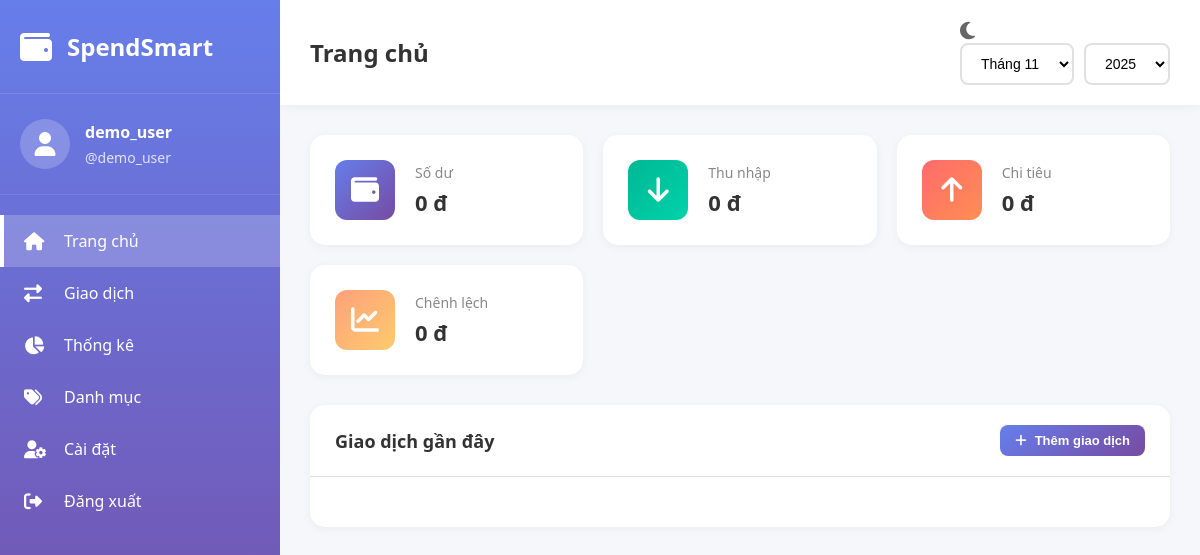
Page / (signed in) on the earlier database version.
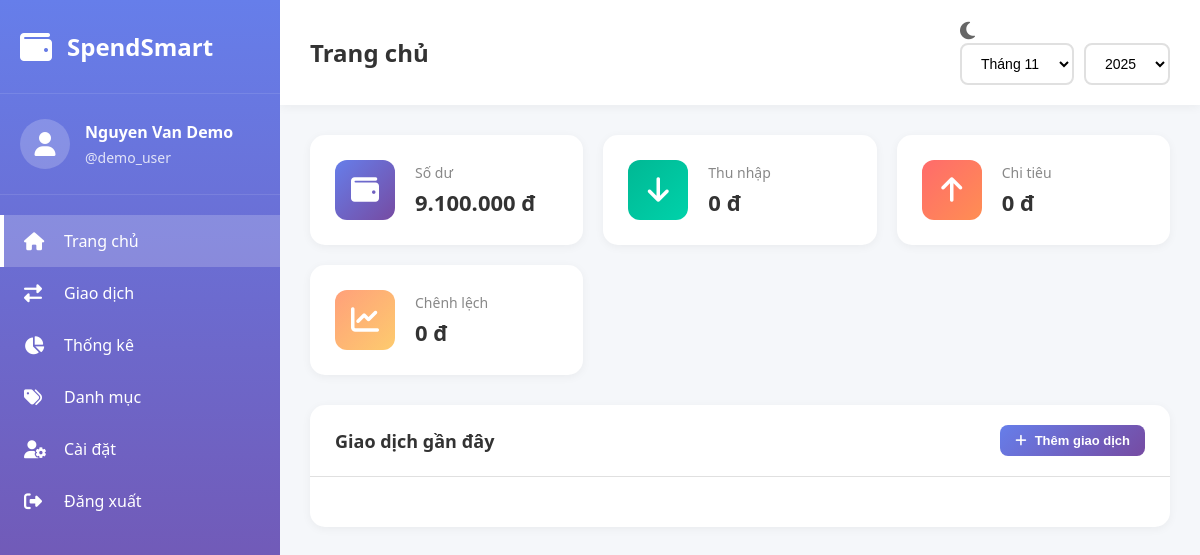
Same page on the later database version.
### tables this page shows
CREATE TABLE IF NOT EXISTS users (
    id INT AUTO_INCREMENT PRIMARY KEY,
    username VARCHAR(50) UNIQUE NOT NULL,
    email VARCHAR(100) UNIQUE NOT NULL,
    password VARCHAR(255) NOT NULL,
    full_name VARCHAR(100),
    phone VARCHAR(20),
    avatar VARCHAR(255),
    balance DECIMAL(15,2) DEFAULT 0,
    language VARCHAR(10) DEFAULT 'vi',
    created_at TIMESTAMP DEFAULT CURRENT_TIMESTAMP,
    updated_at TIMESTAMP DEFAULT CURRENT_TIMESTAMP ON UPDATE CURRENT_TIMESTAMP
);

### config.php (called while the page is built, shortened)
<?php
function getCurrentUserId() {
    return $_SESSION['user_id'] ?? null;
}
function formatMoney($amount) {
    return number_format($amount, 0, ',', '.');
}
?>

### index.php (the view, shortened to what this page needs)
<?php
require_once 'config.php';
$user_id = getCurrentUserId();
$stmt = $conn->prepare("SELECT username, full_name, balance FROM users WHERE id = ?");
$stmt->bind_param("i", $user_id);
$stmt->execute();
$user = $stmt->get_result()->fetch_assoc();
?>
<!DOCTYPE html>
<html lang="vi">
<head>
    <link rel="stylesheet" href="https://cdnjs.cloudflare.com/ajax/libs/font-awesome/6.4.0/css/all.min.css">
    <link rel="stylesheet" href="css/style.css">
</head>
<body>
    <div class="sidebar">
        <div class="sidebar-header">
            <i class="fas fa-wallet"></i>
            <h2>SpendSmart</h2>
        </div>
        <div class="user-info">
            <div class="avatar">
                <i class="fas fa-user"></i>
            </div>
            <div class="user-details">
                <h3><?php echo htmlspecialchars($user['full_name'] ?? $user['username']); ?></h3>
                <p>@<?php echo htmlspecialchars($user['username']); ?></p>
            </div>
        </div>
        <nav class="sidebar-menu">
            <a href="#" class="menu-item active" data-page="dashboard">
                <i class="fas fa-home"></i>
                <span>Trang chủ</span>
            </a>
            <a href="#" class="menu-item" data-page="transactions">
                <i class="fas fa-exchange-alt"></i>
                <span>Giao dịch</span>
            </a>
            <a href="#" class="menu-item" data-page="statistics">
                <i class="fas fa-chart-pie"></i>
                <span>Thống kê</span>
            </a>
            <a href="#" class="menu-item" data-page="categories">
                <i class="fas fa-tags"></i>
                <span>Danh mục</span>
            </a>
            <a href="#" class="menu-item" data-page="profile">
                <i class="fas fa-user-cog"></i>
                <span>Cài đặt</span>
            </a>
            <a href="#" class="menu-item" id="logoutBtn">
                <i class="fas fa-sign-out-alt"></i>
                <span>Đăng xuất</span>
            </a>
        </nav>
    </div>
    <div class="main-content">
        <div class="topbar">
            <div class="topbar-left">
                <h1 id="pageTitle">Trang chủ</h1>
            </div>
            <div class="topbar-right">
                <div class="date-filter">
                    <select id="monthFilter">
                        <?php for($m=1; $m<=12; $m++): ?>
                        <option value="<?php echo $m; ?>" <?php echo ($m == date('n')) ? 'selected' : ''; ?>>
                            Tháng <?php echo $m; ?>
                        </option>
                        <?php endfor; ?>
                    </select>
                    <select id="yearFilter">
                        <?php for($y=date('Y'); $y>=date('Y')-5; $y--): ?>
                        <option value="<?php echo $y; ?>"><?php echo $y; ?></option>
                        <?php endfor; ?>
                    </select>
                </div>
            </div>
        </div>
        <div class="content-body">
            <div id="dashboard-page" class="page active">
                <div class="stats-grid">
                    <div class="stat-card balance">
                        <div class="stat-icon">
                            <i class="fas fa-wallet"></i>
                        </div>
                        <div class="stat-details">
                            <p>Số dư</p>
                            <h3 id="totalBalance"><?php echo formatMoney($user['balance']); ?> đ</h3>
                        </div>
                    </div>
                    <div class="stat-card income">
                        <div class="stat-icon">
                            <i class="fas fa-arrow-down"></i>
                        </div>
                        <div class="stat-details">
                            <p>Thu nhập</p>
                            <h3 id="totalIncome">0 đ</h3>
                        </div>
                    </div>
                    <div class="stat-card expense">
                        <div class="stat-icon">
                            <i class="fas fa-arrow-up"></i>
                        </div>
                        <div class="stat-details">
                            <p>Chi tiêu</p>
                            <h3 id="totalExpense">0 đ</h3>
                        </div>
                    </div>
                    <div class="stat-card net">
                        <div class="stat-icon">
                            <i class="fas fa-chart-line"></i>
                        </div>
                        <div class="stat-details">
                            <p>Chênh lệch</p>
                            <h3 id="netAmount">0 đ</h3>
                        </div>
                    </div>
                </div>
                <div class="content-grid">
                    <div class="card">
                        <div class="card-header">
                            <h3>Giao dịch gần đây</h3>
                            <button class="btn btn-primary btn-sm" id="addTransactionBtn">
                                <i class="fas fa-plus"></i> Thêm giao dịch
                            </button>
                        </div>
                        <div class="card-body">
                        </div>
                    </div>
                </div>
            </div>
        </div>
    </div>
</body>
</html>

### css/style.css (style rules this page uses)
* { margin: 0; padding: 0; box-sizing: border-box; }
body { font-family: 'Segoe UI', Tahoma, Geneva, Verdana, sans-serif; background: #f5f7fa; color: #333; }
.sidebar { position: fixed; left: 0; top: 0; width: 280px; height: 100vh; background: linear-gradient(180deg, #667eea 0%, #764ba2 100%); color: white; overflow-y: auto; z-index: 100; transition: transform 0.3s; }
.sidebar-header { padding: 30px 20px; display: flex; align-items: center; gap: 15px; border-bottom: 1px solid rgba(255,255,255,0.1); }
.sidebar-header i { font-size: 32px; }
.sidebar-header h2 { font-size: 24px; }
.user-info { padding: 25px 20px; display: flex; align-items: center; gap: 15px; border-bottom: 1px solid rgba(255,255,255,0.1); }
.avatar { width: 50px; height: 50px; background: rgba(255,255,255,0.2); border-radius: 50%; display: flex; align-items: center; justify-content: center; font-size: 24px; }
.user-details h3 { font-size: 16px; margin-bottom: 5px; }
.user-details p { font-size: 14px; opacity: 0.8; }
.sidebar-menu { padding: 20px 0; }
.menu-item { display: flex; align-items: center; gap: 15px; padding: 15px 20px; color: white; text-decoration: none; transition: all 0.3s; border-left: 4px solid transparent; }
.menu-item.active { background: rgba(255,255,255,0.2); border-left-color: white; }
.menu-item i { font-size: 18px; width: 25px; }
.main-content { margin-left: 280px; min-height: 100vh; }
.topbar { background: white; padding: 20px 30px; box-shadow: 0 2px 10px rgba(0,0,0,0.05); display: flex; justify-content: space-between; align-items: center; position: sticky; top: 0; z-index: 90; }
.topbar-left { display: flex; align-items: center; gap: 20px; }
.topbar h1 { font-size: 24px; color: #333; }
.date-filter { display: flex; gap: 10px; }
.date-filter select { padding: 10px 15px; border: 2px solid #e0e0e0; border-radius: 8px; font-size: 14px; cursor: pointer; background: white; }
.content-body { padding: 30px; }
.page { display: none; }
.page.active { display: block; animation: fadeIn 0.3s; }
.stats-grid { display: grid; grid-template-columns: repeat(auto-fit, minmax(250px, 1fr)); gap: 20px; margin-bottom: 30px; }
.stat-card { background: white; padding: 25px; border-radius: 15px; box-shadow: 0 2px 10px rgba(0,0,0,0.05); display: flex; align-items: center; gap: 20px; transition: transform 0.3s; }
.stat-icon { width: 60px; height: 60px; border-radius: 12px; display: flex; align-items: center; justify-content: center; font-size: 28px; }
.stat-card.balance .stat-icon { background: linear-gradient(135deg, #667eea, #764ba2); color: white; }
.stat-card.income .stat-icon { background: linear-gradient(135deg, #00B894, #00D2AA); color: white; }
.stat-card.expense .stat-icon { background: linear-gradient(135deg, #FF6B6B, #FF8E53); color: white; }
.stat-card.net .stat-icon { background: linear-gradient(135deg, #FFA07A, #FDCB6E); color: white; }
.stat-details p { font-size: 14px; color: #888; margin-bottom: 5px; }
.stat-details h3 { font-size: 22px; font-weight: 700; }
.content-grid { display: grid; grid-template-columns: 1fr; gap: 20px; }
.card { background: white; border-radius: 15px; box-shadow: 0 2px 10px rgba(0,0,0,0.05); overflow: hidden; }
.card-header { padding: 20px 25px; border-bottom: 1px solid #e0e0e0; display: flex; justify-content: space-between; align-items: center; }
.card-header h3 { font-size: 18px; }
.card-body { padding: 25px; }
.btn { padding: 10px 20px; border: none; border-radius: 8px; font-size: 14px; font-weight: 600; cursor: pointer; transition: all 0.3s; display: inline-flex; align-items: center; gap: 8px; }
.btn-primary { background: linear-gradient(135deg, #667eea, #764ba2); color: white; }
.btn-sm { padding: 8px 15px; font-size: 13px; }
body, .sidebar, .main-content, .topbar, .card, .stat-card, .form-group input, .form-group select, .form-group textarea, .btn-icon, .modal-content { transition: background-color 0.3s ease, color 0.3s ease, border-color 0.3s ease; }

Differences in the rows shown:
changed users "demo_user": full_name "demo_user" → "Nguyen Van Demo"; balance "0" → "9.100.000"
